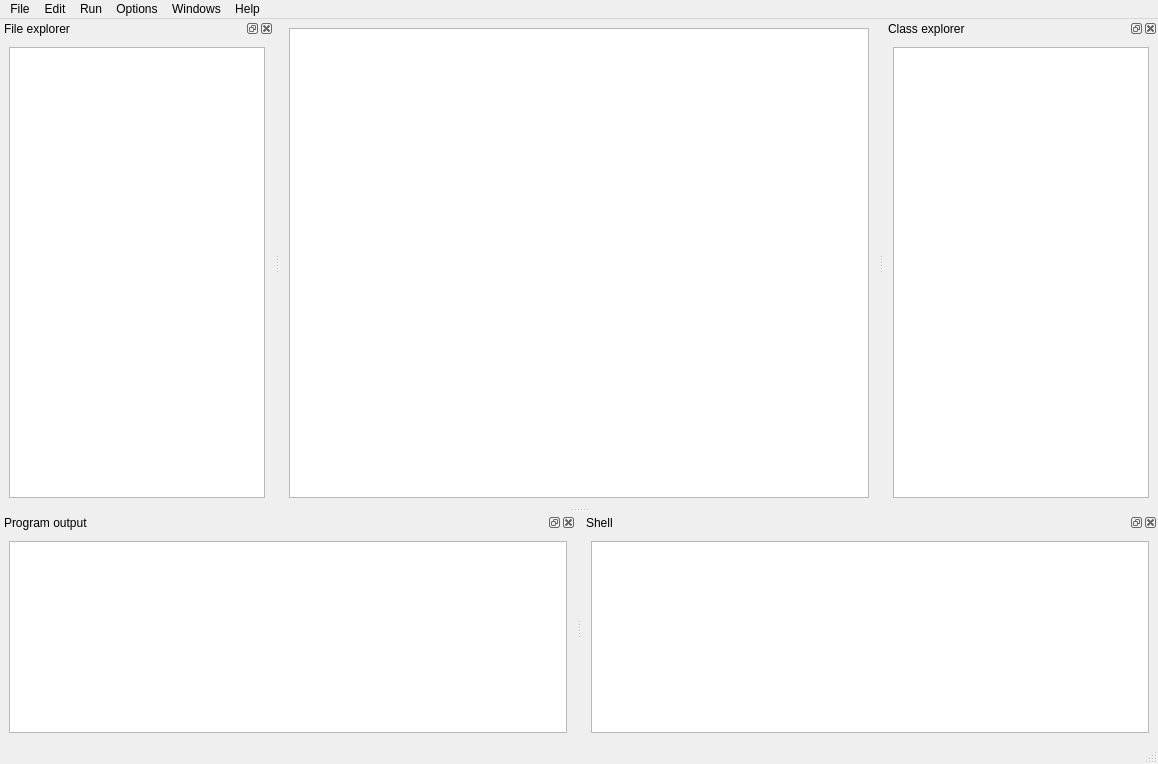
<?xml version="1.0" encoding="UTF-8"?>
<ui version="4.0">
 <class>MainWindow</class>
 <widget class="QMainWindow" name="MainWindow">
  <property name="geometry">
   <rect>
    <x>0</x>
    <y>0</y>
    <width>1158</width>
    <height>764</height>
   </rect>
  </property>
  <property name="windowTitle">
   <string>MainWindow</string>
  </property>
  <widget class="QWidget" name="centralwidget">
   <layout class="QGridLayout" name="gridLayout">
    <item row="0" column="0">
     <widget class="PyCodeEdit" name="plainTextEdit"/>
    </item>
   </layout>
  </widget>
  <widget class="QMenuBar" name="menubar">
   <property name="geometry">
    <rect>
     <x>0</x>
     <y>0</y>
     <width>1158</width>
     <height>27</height>
    </rect>
   </property>
   <widget class="QMenu" name="menuFile">
    <property name="title">
     <string>File</string>
    </property>
    <addaction name="actionOpen_file"/>
    <addaction name="actionOpen_directory"/>
    <addaction name="separator"/>
    <addaction name="actionRecents"/>
    <addaction name="separator"/>
    <addaction name="actionSave"/>
    <addaction name="actionSave_as"/>
    <addaction name="separator"/>
    <addaction name="actionClose"/>
    <addaction name="separator"/>
    <addaction name="actionQuit"/>
   </widget>
   <widget class="QMenu" name="menuEdit">
    <property name="title">
     <string>Edit</string>
    </property>
   </widget>
   <widget class="QMenu" name="menuRun">
    <property name="title">
     <string>Run</string>
    </property>
    <addaction name="actionRun"/>
    <addaction name="actionConfigure"/>
   </widget>
   <widget class="QMenu" name="menuOptions">
    <property name="title">
     <string>Options</string>
    </property>
    <addaction name="actionConfigure_IDLE"/>
    <addaction name="separator"/>
    <addaction name="actionModes"/>
    <addaction name="actionPanels"/>
    <addaction name="separator"/>
   </widget>
   <widget class="QMenu" name="menuWindows">
    <property name="title">
     <string>Windows</string>
    </property>
    <addaction name="actionZoom_height"/>
    <addaction name="separator"/>
    <addaction name="actionPanles"/>
    <addaction name="separator"/>
   </widget>
   <widget class="QMenu" name="menuHelp">
    <property name="title">
     <string>Help</string>
    </property>
    <addaction name="actionAbout_QIdle"/>
    <addaction name="separator"/>
    <addaction name="actionHelp_content"/>
    <addaction name="actionPython_docs"/>
   </widget>
   <addaction name="menuFile"/>
   <addaction name="menuEdit"/>
   <addaction name="menuRun"/>
   <addaction name="menuOptions"/>
   <addaction name="menuWindows"/>
   <addaction name="menuHelp"/>
  </widget>
  <widget class="QStatusBar" name="statusbar"/>
  <widget class="QDockWidget" name="dockWidgetFileExplorer">
   <property name="windowTitle">
    <string>File explorer</string>
   </property>
   <attribute name="dockWidgetArea">
    <number>1</number>
   </attribute>
   <widget class="QWidget" name="dockWidgetContents">
    <layout class="QGridLayout" name="gridLayout_2">
     <item row="0" column="0">
      <widget class="QTreeView" name="treeViewFileSystem"/>
     </item>
    </layout>
   </widget>
  </widget>
  <widget class="QDockWidget" name="dockWidget">
   <property name="windowTitle">
    <string>Class explorer</string>
   </property>
   <attribute name="dockWidgetArea">
    <number>2</number>
   </attribute>
   <widget class="QWidget" name="dockWidgetContents_2">
    <layout class="QGridLayout" name="gridLayout_3">
     <item row="0" column="0">
      <widget class="QTreeWidget" name="treeWidget">
       <attribute name="headerVisible">
        <bool>false</bool>
       </attribute>
       <column>
        <property name="text">
         <string notr="true">1</string>
        </property>
       </column>
      </widget>
     </item>
    </layout>
   </widget>
  </widget>
  <widget class="QDockWidget" name="dockWidget_2">
   <property name="windowTitle">
    <string>Program output</string>
   </property>
   <attribute name="dockWidgetArea">
    <number>8</number>
   </attribute>
   <widget class="QWidget" name="dockWidgetContents_3">
    <layout class="QGridLayout" name="gridLayout_4">
     <item row="0" column="0">
      <widget class="PyInteractiveEdit" name="textEdit"/>
     </item>
    </layout>
   </widget>
  </widget>
  <widget class="QDockWidget" name="dockWidget_3">
   <property name="windowTitle">
    <string>Shell</string>
   </property>
   <attribute name="dockWidgetArea">
    <number>8</number>
   </attribute>
   <widget class="QWidget" name="dockWidgetContents_4">
    <layout class="QGridLayout" name="gridLayout_5">
     <item row="0" column="0">
      <widget class="QTextEdit" name="textEdit_2"/>
     </item>
    </layout>
   </widget>
  </widget>
  <action name="actionOpen_file">
   <property name="text">
    <string>Open file</string>
   </property>
  </action>
  <action name="actionOpen_directory">
   <property name="text">
    <string>Open directory</string>
   </property>
  </action>
  <action name="actionRecents">
   <property name="text">
    <string>Recents</string>
   </property>
  </action>
  <action name="actionSave">
   <property name="text">
    <string>Save</string>
   </property>
  </action>
  <action name="actionSave_as">
   <property name="text">
    <string>Save as</string>
   </property>
  </action>
  <action name="actionClose">
   <property name="text">
    <string>Close</string>
   </property>
  </action>
  <action name="actionQuit">
   <property name="text">
    <string>Quit</string>
   </property>
  </action>
  <action name="actionRun">
   <property name="text">
    <string>Run</string>
   </property>
  </action>
  <action name="actionConfigure">
   <property name="text">
    <string>Configure</string>
   </property>
  </action>
  <action name="actionConfigure_IDLE">
   <property name="text">
    <string>Configure IDLE</string>
   </property>
  </action>
  <action name="actionModes">
   <property name="text">
    <string>Modes</string>
   </property>
  </action>
  <action name="actionPanels">
   <property name="text">
    <string>Panels</string>
   </property>
  </action>
  <action name="actionZoom_height">
   <property name="text">
    <string>Zoom height</string>
   </property>
  </action>
  <action name="actionAbout_QIdle">
   <property name="text">
    <string>About QIdle</string>
   </property>
  </action>
  <action name="actionHelp_content">
   <property name="text">
    <string>QIdle Help</string>
   </property>
  </action>
  <action name="actionPython_docs">
   <property name="text">
    <string>Python docs</string>
   </property>
  </action>
  <action name="actionPanles">
   <property name="text">
    <string>Tools</string>
   </property>
  </action>
 </widget>
 <customwidgets>
  <customwidget>
   <class>PyCodeEdit</class>
   <extends>QPlainTextEdit</extends>
   <header>pyqode.python.widgets</header>
  </customwidget>
  <customwidget>
   <class>PyInteractiveEdit</class>
   <extends>QTextEdit</extends>
   <header>pyqode.python.widgets</header>
  </customwidget>
 </customwidgets>
 <resources/>
 <connections/>
</ui>
